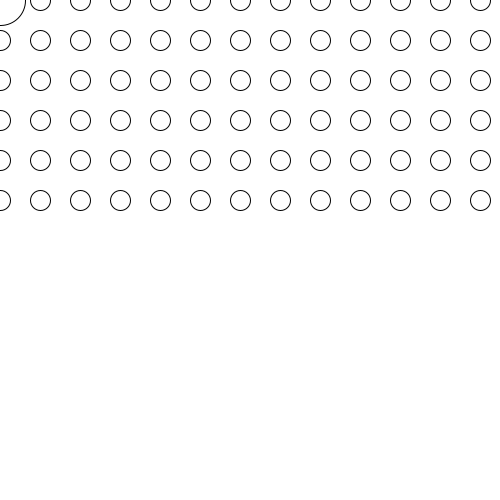
Frame 1 (no input)
Frame 60 (the mouse pressed at the canvas centre just before this capture): identical to frame 1, image omitted
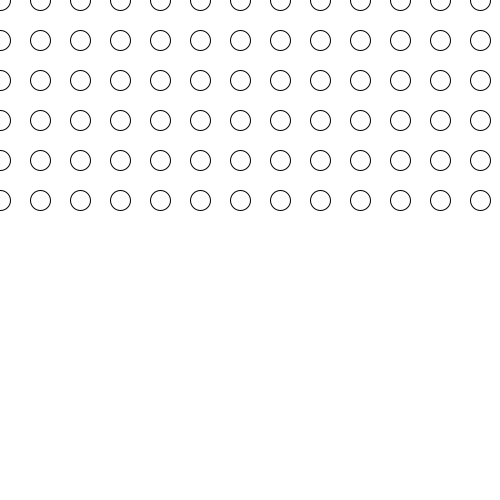
Frame 120 (the mouse held since frame 60 and released just before this capture)

The Processing sketch that drew these frames (run headless with seeded random() and noise(); from frame 60 on, the mouse is pressed at the canvas centre):

// Processing sketch: processing_162983
// ── processing_162983.pde

int size;

void setup(){
size (500, 500);
}

//Creating function "dot" for an ellipse (x, y, diameter) that responds to mouse pos.

void dot(float x, float y, float size){

  if(mouseX <= x-(size/2) && mouseX >= x + (size/2) && mouseY <= y - (size/2) && mouseY >= y + (size/2)){
  size=50;
}
else{size=20;}

  ellipse(x, y, size, size);
}



void draw(){
  background(255);

//array of a 100 lines
int [] lines = new int[100];
for (int i=0; i < 100; i++) {         
  lines[i] = 40*i;
}

//checking if array works
//print(lines[4]);

//creating lines of circles

for (int i=0; i<100; i++){

//each line has several "dots" being created by the for loop.

 dot(i*40, lines[0], size); 
 dot(i*40, lines[1], size);
 dot(i*40, lines[2], size);
 dot(i*40, lines[3], size);
 dot(i*40, lines[4], size);
 dot(i*40, lines[5], size);
 
//now, the "x" and "y" terms of each dot will exist, right?
//so that every dot has in fact an unique "x" value and a "y" value.
//however, the "if" statement contained within the dot function doesn't seem to work as intended.

}

}
